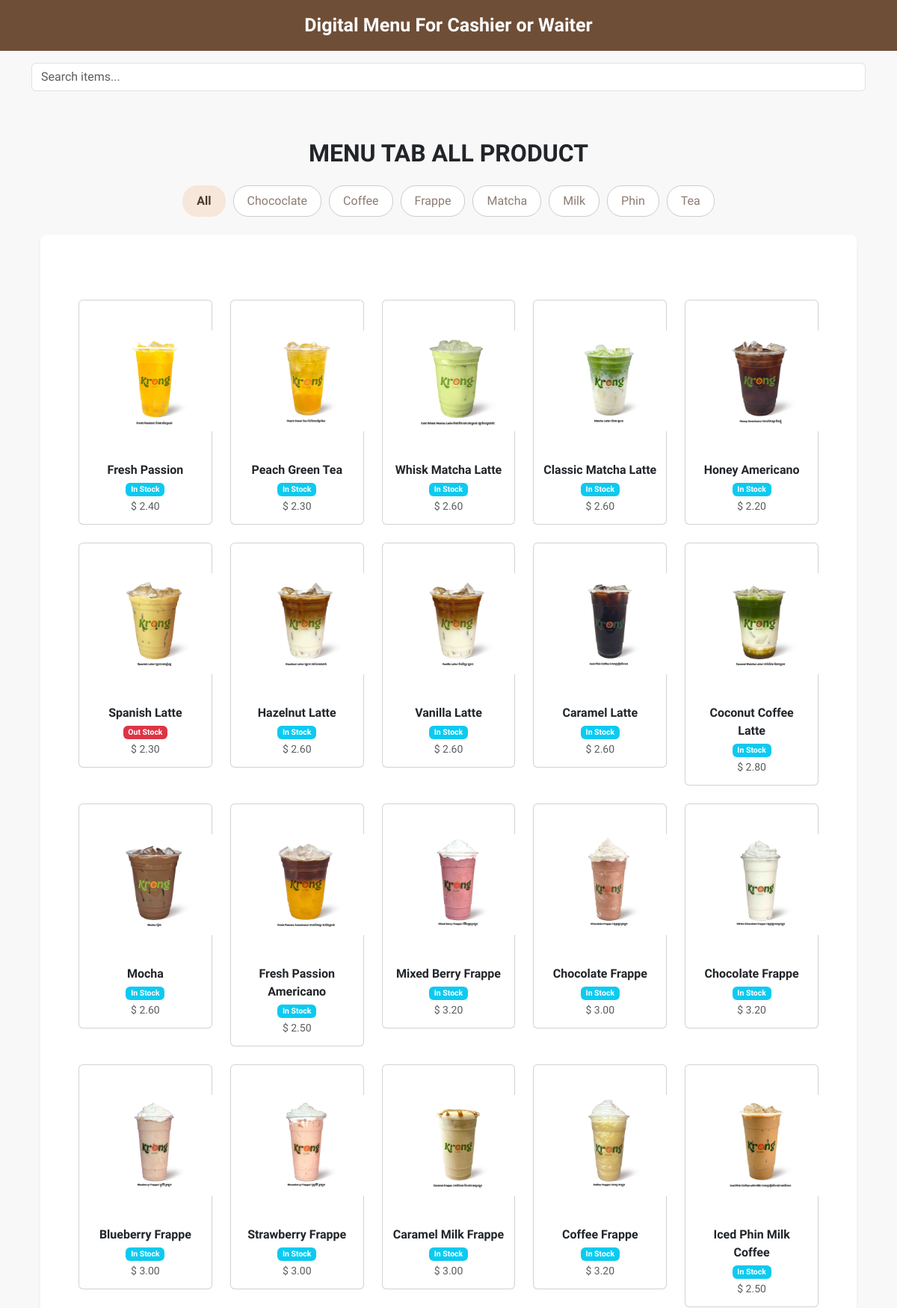
Screenshot of /Cafe_System/view/Sales/index.php (upper part) with the database file from the repository.
### tables this page shows
CREATE TABLE `categories` (
  `CategoryID` int(11) NOT NULL,
  `Name` varchar(100) NOT NULL
);

CREATE TABLE `products` (
  `ProductID` int(11) NOT NULL,
  `CategoryID` int(11) NOT NULL,
  `Name` varchar(100) NOT NULL,
  `Price` decimal(10,2) NOT NULL,
  `StockQty` int(11) DEFAULT '0',
  `Image` varchar(255) DEFAULT NULL
);

### Cafe_System/view/Sales/index.php (the view, shortened to what this page needs)
<?php
include('../../Config/conect.php');
include('../../root/Header.php');
?>
<body>
    <div class="header">
        Digital Menu For Cashier or Waiter
    </div>
    <div class="container mt-3">
        <input type="text" id="searchInput" class="form-control mb-3" placeholder="Search items...">
        <section class="container py-5 menu-section">
            <h2 class="mb-4 text-center fw-bold">MENU TAB ALL PRODUCT</h2>
            <ul class="nav nav-pills justify-content-center mb-4 menu-tabs" id="coffeeMenuTabs" role="tablist">
                <li class="nav-item" role="presentation">
                    <button class="nav-link active" id="all-tab" data-bs-toggle="tab" data-bs-target="#all" type="button"
                        role="tab" aria-controls="all" aria-selected="true">All</button>
                </li>
                <?php
                $sql = 'SELECT * from categories';
                $run = $con->query($sql);
                while ($row = $run->fetch_assoc()) {
                ?>
                    <li class="nav-item" role="presentation">
                        <button class="nav-link" id="<?php echo $row['Name']; ?>-tab" data-bs-toggle="tab" data-bs-target="#<?php echo $row['Name']; ?>" type="button"
                            role="tab" aria-controls="<?php echo $row['Name']; ?>" aria-selected="false"><?php echo $row['Name']; ?></button>
                    </li>
                <?php
                }
                ?>
            </ul>
            <div class="tab-content" id="coffeeMenuContent">
                <div class="tab-pane fade show active" id="all" role="tabpanel" aria-labelledby="all-tab">
                    <div class="container my-5">
                        <div class="row row-cols-2 row-cols-md-5 g-4 text-center">
                            <?php
                            $sql2 = "SELECT * FROM products";
                            $result2 = $con->query($sql2);
                            while ($row2 = $result2->fetch_assoc()) {
                            ?>
                                <div class="col">
                                    <div class="card product-card p-2 drink-item">
                                        <img data-bs-toggle="modal" data-bs-target="#itemModal"
                                            data-name="<?php echo $row2['Name'] ?>"
                                            data-proid="<?php echo $row2['ProductID'] ?>"
                                            data-price="<?php echo $row2['Price'] ?>"
                                            data-image="<?php echo $row2['Image'] ?>"
                                            data-quantity="<?php echo $row2['StockQty'] ?>"
                                            data-category="<?php $categoryId = $row2['CategoryID'];
                                                            $slq3 = "SELECT Name FROM categories WHERE CategoryID=$categoryId";
                                                            $result3 = $con->query($slq3);
                                                            $row3 = $result3->fetch_assoc();
                                                            echo $row3['Name'];
                                                            ?>"
                                            src="../../assets/images/<?php echo $row2['Image'] ?>"
                                            style="object-fit: contain; width: 185px; height: 200px;"
                                            class="card-img-top mx-auto product-img" alt="Coffee Special">
                                        <div class="card-body p-1">
                                            <p class="card-text mb-0 fw-bold"><?php echo $row2['Name'] ?></p>
                                            <small class="text-muted">
                                                <?php
                                                if ($row2['StockQty'] > 0) {
                                                    echo '<span  class="badge bg-info">In Stock</span>' . ' <br>';
                                                    echo '$ ' . $row2['Price'];
                                                } else {
                                                    echo '<span  class="badge bg-danger">Out Stock</span>' . '<br>';
                                                    echo '$ ' . $row2['Price'];
                                                } ?></small>
                                        </div>
                                    </div>
                                </div>
                            <?php
                            }
                            ?>
                        </div>
                    </div>
                </div>
            </div>
        </section>
    </div>
                    <body>
                    </body>
</body>

### Cafe_System/Style/style.css (style rules this page uses)
body { background-color: #f8f9fa; font-family: 'Segoe UI', sans-serif; }
.tab-content { background-color: #ffffff; border-radius: 8px; box-shadow: 0 2px 4px rgba(0, 0, 0, 0.05); padding: 15px; }
.tab-pane { padding: 1.5rem; animation: fadeIn 0.3s ease-in; }
.tab-content::after { content: ""; display: table; clear: both; }

### Cafe_System/root/Header.php (style rules this page uses)
body { font-family: 'Libertinus Sans', sans-serif; }

### Cafe_System/view/Sales/index.php (style rules this page uses)
body { background: #f8f8f8; }
.header { background: #6f4e37; padding: 15px; color: white; text-align: center; font-size: 25px; font-weight: bold; }
.menu-tabs .nav-link { color: #8d7b73; border: 1px solid #ccc; background-color: white; border-radius: 20px; margin: 0 5px; padding: 8px 18px; transition: all 0.2s; }
.menu-tabs .nav-link.active { background-color: #f7e7da; color: #4b3832; border-color: #f7e7da; font-weight: bold; }
.receipt h2, h3, p { text-align: center; margin: 3px 0; }

### rows the page displays
categories: Name "Chococlate"
categories: Name "Coffee"
categories: Name "Frappe"
categories: Name "Matcha"
categories: Name "Milk"
categories: Name "Phin"
categories: Name "Tea"
products: shows a picture, Name "Fresh Passion", Price "2.40"
products: shows a picture, Name "Peach Green Tea", Price "2.30"
products: shows a picture, Name "Whisk Matcha Latte", Price "2.60"
products: shows a picture, Name "Classic Matcha Latte", Price "2.60"
products: shows a picture, Name "Honey Americano", Price "2.20"
products: shows a picture, Name "Spanish Latte", Price "2.30"
products: shows a picture, Name "Hazelnut Latte", Price "2.60"
products: shows a picture, Name "Vanilla Latte", Price "2.60"
products: shows a picture, Name "Caramel Latte", Price "2.60"
products: shows a picture, Name "Coconut Coffee Latte", Price "2.80"
products: shows a picture, Name "Mocha", Price "2.60"
products: shows a picture, Name "Fresh Passion Americano", Price "2.50"
products: shows a picture, Name "Mixed Berry Frappe", Price "3.20"
products: shows a picture, Name "Chocolate Frappe", Price "3.00"
products: shows a picture, Name "Chocolate Frappe", Price "3.20"
products: shows a picture, Name "Blueberry Frappe", Price "3.00"
products: shows a picture, Name "Strawberry Frappe", Price "3.00"
products: shows a picture, Name "Caramel Milk Frappe", Price "3.00"
products: shows a picture, Name "Coffee Frappe", Price "3.20"
products: shows a picture, Name "Iced Phin Milk Coffee", Price "2.50"
